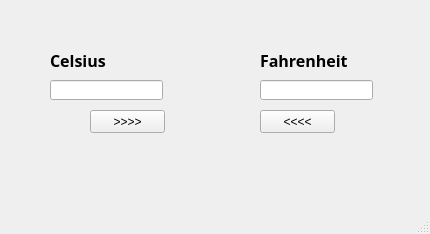
<?xml version="1.0" encoding="UTF-8"?>
<ui version="4.0">
 <class>MainWindow</class>
 <widget class="QMainWindow" name="MainWindow">
  <property name="geometry">
   <rect>
    <x>0</x>
    <y>0</y>
    <width>430</width>
    <height>234</height>
   </rect>
  </property>
  <property name="windowTitle">
   <string>Converter</string>
  </property>
  <widget class="QWidget" name="centralwidget">
   <widget class="QLineEdit" name="fahrenheit">
    <property name="geometry">
     <rect>
      <x>260</x>
      <y>80</y>
      <width>113</width>
      <height>20</height>
     </rect>
    </property>
   </widget>
   <widget class="QPushButton" name="pushButton">
    <property name="geometry">
     <rect>
      <x>90</x>
      <y>110</y>
      <width>75</width>
      <height>23</height>
     </rect>
    </property>
    <property name="text">
     <string>&gt;&gt;&gt;&gt;</string>
    </property>
   </widget>
   <widget class="QLabel" name="label">
    <property name="geometry">
     <rect>
      <x>50</x>
      <y>50</y>
      <width>81</width>
      <height>21</height>
     </rect>
    </property>
    <property name="font">
     <font>
      <family>Segoe Script</family>
      <pointsize>12</pointsize>
      <weight>75</weight>
      <bold>true</bold>
     </font>
    </property>
    <property name="text">
     <string>Celsius</string>
    </property>
   </widget>
   <widget class="QLabel" name="label_2">
    <property name="geometry">
     <rect>
      <x>260</x>
      <y>50</y>
      <width>101</width>
      <height>21</height>
     </rect>
    </property>
    <property name="font">
     <font>
      <family>Segoe Script</family>
      <pointsize>12</pointsize>
      <weight>75</weight>
      <bold>true</bold>
     </font>
    </property>
    <property name="text">
     <string>Fahrenheit</string>
    </property>
   </widget>
   <widget class="QPushButton" name="pushButton_2">
    <property name="geometry">
     <rect>
      <x>260</x>
      <y>110</y>
      <width>75</width>
      <height>23</height>
     </rect>
    </property>
    <property name="text">
     <string>&lt;&lt;&lt;&lt;</string>
    </property>
   </widget>
   <widget class="QLineEdit" name="celsius">
    <property name="geometry">
     <rect>
      <x>50</x>
      <y>80</y>
      <width>113</width>
      <height>20</height>
     </rect>
    </property>
   </widget>
  </widget>
  <widget class="QMenuBar" name="menubar">
   <property name="geometry">
    <rect>
     <x>0</x>
     <y>0</y>
     <width>430</width>
     <height>21</height>
    </rect>
   </property>
  </widget>
  <widget class="QStatusBar" name="statusbar"/>
 </widget>
 <resources/>
 <connections/>
</ui>
